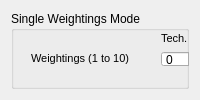
                 <widget class="QWidget" name="page_24">
                  <layout class="QHBoxLayout" name="horizontalLayout_15">
                   <item>
                    <widget class="QGroupBox" name="mode_single_group">
                     <property name="title">
                      <string>Single Weightings Mode</string>
                     </property>
                     <widget class="QLabel" name="bottomlines_weight_lbl_9">
                      <property name="geometry">
                       <rect>
                        <x>210</x>
                        <y>20</y>
                        <width>51</width>
                        <height>16</height>
                       </rect>
                      </property>
                      <property name="whatsThis">
                       <string>Adjust the weighting of each criteria. Assign an importance score between 1 and 10 to each of the selected bottom lines.</string>
                      </property>
                      <property name="text">
                       <string>&lt;!DOCTYPE HTML PUBLIC &quot;-//W3C//DTD HTML 4.0//EN&quot; &quot;http://www.w3.org/TR/REC-html40/strict.dtd&quot;&gt;
&lt;html&gt;&lt;head&gt;&lt;meta name=&quot;qrichtext&quot; content=&quot;1&quot; /&gt;&lt;style type=&quot;text/css&quot;&gt;
p, li { white-space: pre-wrap; }
&lt;/style&gt;&lt;/head&gt;&lt;body style=&quot; font-family:'MS Shell Dlg 2'; font-size:8.25pt; font-weight:400; font-style:normal;&quot;&gt;
&lt;p style=&quot; margin-top:0px; margin-bottom:0px; margin-left:0px; margin-right:0px; -qt-block-indent:0; text-indent:0px;&quot;&gt;&lt;span style=&quot; font-size:8pt;&quot;&gt;Enviro.&lt;/span&gt;&lt;/p&gt;&lt;/body&gt;&lt;/html&gt;</string>
                      </property>
                     </widget>
                     <widget class="QLabel" name="bottomlines_weight_lbl_5">
                      <property name="geometry">
                       <rect>
                        <x>150</x>
                        <y>20</y>
                        <width>61</width>
                        <height>16</height>
                       </rect>
                      </property>
                      <property name="whatsThis">
                       <string>Adjust the weighting of each criteria. Assign an importance score between 1 and 10 to each of the selected bottom lines.</string>
                      </property>
                      <property name="text">
                       <string>&lt;!DOCTYPE HTML PUBLIC &quot;-//W3C//DTD HTML 4.0//EN&quot; &quot;http://www.w3.org/TR/REC-html40/strict.dtd&quot;&gt;
&lt;html&gt;&lt;head&gt;&lt;meta name=&quot;qrichtext&quot; content=&quot;1&quot; /&gt;&lt;style type=&quot;text/css&quot;&gt;
p, li { white-space: pre-wrap; }
&lt;/style&gt;&lt;/head&gt;&lt;body style=&quot; font-family:'MS Shell Dlg 2'; font-size:8.25pt; font-weight:400; font-style:normal;&quot;&gt;
&lt;p style=&quot; margin-top:0px; margin-bottom:0px; margin-left:0px; margin-right:0px; -qt-block-indent:0; text-indent:0px;&quot;&gt;&lt;span style=&quot; font-size:8pt;&quot;&gt;Tech.&lt;/span&gt;&lt;/p&gt;&lt;/body&gt;&lt;/html&gt;</string>
                      </property>
                     </widget>
                     <widget class="QLabel" name="bottomlines_mode_lbl">
                      <property name="geometry">
                       <rect>
                        <x>20</x>
                        <y>40</y>
                        <width>121</width>
                        <height>16</height>
                       </rect>
                      </property>
                      <property name="whatsThis">
                       <string>Adjust the weighting of each criteria. Assign an importance score between 1 and 10 to each of the selected bottom lines.</string>
                      </property>
                      <property name="text">
                       <string>&lt;!DOCTYPE HTML PUBLIC &quot;-//W3C//DTD HTML 4.0//EN&quot; &quot;http://www.w3.org/TR/REC-html40/strict.dtd&quot;&gt;
&lt;html&gt;&lt;head&gt;&lt;meta name=&quot;qrichtext&quot; content=&quot;1&quot; /&gt;&lt;style type=&quot;text/css&quot;&gt;
p, li { white-space: pre-wrap; }
&lt;/style&gt;&lt;/head&gt;&lt;body style=&quot; font-family:'MS Shell Dlg 2'; font-size:8.25pt; font-weight:400; font-style:normal;&quot;&gt;
&lt;p style=&quot; margin-top:0px; margin-bottom:0px; margin-left:0px; margin-right:0px; -qt-block-indent:0; text-indent:0px;&quot;&gt;&lt;span style=&quot; font-size:8pt;&quot;&gt;Weightings (1 to 10)&lt;/span&gt;&lt;/p&gt;&lt;/body&gt;&lt;/html&gt;</string>
                      </property>
                     </widget>
                     <widget class="QLabel" name="bottomlines_weight_lbl_10">
                      <property name="geometry">
                       <rect>
                        <x>330</x>
                        <y>20</y>
                        <width>41</width>
                        <height>16</height>
                       </rect>
                      </property>
                      <property name="whatsThis">
                       <string>Adjust the weighting of each criteria. Assign an importance score between 1 and 10 to each of the selected bottom lines.</string>
                      </property>
                      <property name="text">
                       <string>&lt;!DOCTYPE HTML PUBLIC &quot;-//W3C//DTD HTML 4.0//EN&quot; &quot;http://www.w3.org/TR/REC-html40/strict.dtd&quot;&gt;
&lt;html&gt;&lt;head&gt;&lt;meta name=&quot;qrichtext&quot; content=&quot;1&quot; /&gt;&lt;style type=&quot;text/css&quot;&gt;
p, li { white-space: pre-wrap; }
&lt;/style&gt;&lt;/head&gt;&lt;body style=&quot; font-family:'MS Shell Dlg 2'; font-size:8.25pt; font-weight:400; font-style:normal;&quot;&gt;
&lt;p style=&quot; margin-top:0px; margin-bottom:0px; margin-left:0px; margin-right:0px; -qt-block-indent:0; text-indent:0px;&quot;&gt;&lt;span style=&quot; font-size:8pt;&quot;&gt;Social&lt;/span&gt;&lt;/p&gt;&lt;/body&gt;&lt;/html&gt;</string>
                      </property>
                     </widget>
                     <widget class="QLabel" name="bottomlines_weight_lbl_11">
                      <property name="geometry">
                       <rect>
                        <x>270</x>
                        <y>20</y>
                        <width>41</width>
                        <height>16</height>
                       </rect>
                      </property>
                      <property name="whatsThis">
                       <string>Adjust the weighting of each criteria. Assign an importance score between 1 and 10 to each of the selected bottom lines.</string>
                      </property>
                      <property name="text">
                       <string>&lt;!DOCTYPE HTML PUBLIC &quot;-//W3C//DTD HTML 4.0//EN&quot; &quot;http://www.w3.org/TR/REC-html40/strict.dtd&quot;&gt;
&lt;html&gt;&lt;head&gt;&lt;meta name=&quot;qrichtext&quot; content=&quot;1&quot; /&gt;&lt;style type=&quot;text/css&quot;&gt;
p, li { white-space: pre-wrap; }
&lt;/style&gt;&lt;/head&gt;&lt;body style=&quot; font-family:'MS Shell Dlg 2'; font-size:8.25pt; font-weight:400; font-style:normal;&quot;&gt;
&lt;p style=&quot; margin-top:0px; margin-bottom:0px; margin-left:0px; margin-right:0px; -qt-block-indent:0; text-indent:0px;&quot;&gt;&lt;span style=&quot; font-size:8pt;&quot;&gt;Econ.&lt;/span&gt;&lt;/p&gt;&lt;/body&gt;&lt;/html&gt;</string>
                      </property>
                     </widget>
                     <widget class="QSpinBox" name="bottomlines_socW_spin">
                      <property name="geometry">
                       <rect>
                        <x>330</x>
                        <y>40</y>
                        <width>42</width>
                        <height>16</height>
                       </rect>
                      </property>
                      <property name="maximum">
                       <number>10</number>
                      </property>
                     </widget>
                     <widget class="QSpinBox" name="bottomlines_ecnW_spin">
                      <property name="geometry">
                       <rect>
                        <x>270</x>
                        <y>40</y>
                        <width>42</width>
                        <height>16</height>
                       </rect>
                      </property>
                      <property name="maximum">
                       <number>10</number>
                      </property>
                     </widget>
                     <widget class="QSpinBox" name="bottomlines_techW_spin">
                      <property name="geometry">
                       <rect>
                        <x>150</x>
                        <y>40</y>
                        <width>42</width>
                        <height>16</height>
                       </rect>
                      </property>
                      <property name="maximum">
                       <number>10</number>
                      </property>
                     </widget>
                     <widget class="QSpinBox" name="bottomlines_envW_spin">
                      <property name="geometry">
                       <rect>
                        <x>210</x>
                        <y>40</y>
                        <width>42</width>
                        <height>16</height>
                       </rect>
                      </property>
                      <property name="maximum">
                       <number>10</number>
                      </property>
                     </widget>
                    </widget>
                   </item>
                  </layout>
                 </widget>
